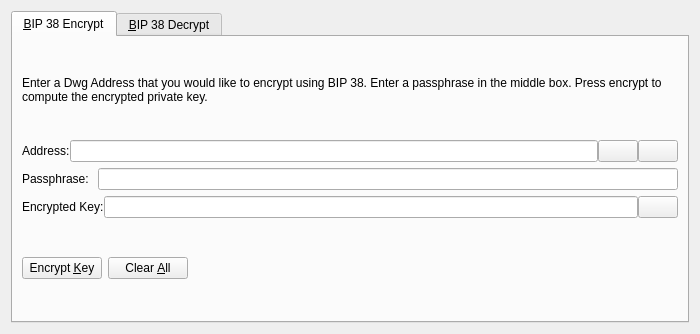
<?xml version="1.0" encoding="UTF-8"?>
<ui version="4.0">
 <class>Bip38ToolDialog</class>
 <widget class="QDialog" name="Bip38ToolDialog">
  <property name="geometry">
   <rect>
    <x>0</x>
    <y>0</y>
    <width>700</width>
    <height>334</height>
   </rect>
  </property>
  <property name="windowTitle">
   <string>BIP 38 Tool</string>
  </property>
  <property name="modal">
   <bool>true</bool>
  </property>
  <layout class="QVBoxLayout" name="verticalLayout">
   <item>
    <widget class="QTabWidget" name="tabWidget">
     <property name="currentIndex">
      <number>0</number>
     </property>
     <widget class="QWidget" name="tabBip38Encrypt">
      <attribute name="title">
       <string>&amp;BIP 38 Encrypt</string>
      </attribute>
      <layout class="QVBoxLayout" name="verticalLayout_SM">
       <item>
        <widget class="QLabel" name="infoLabel_ENC">
         <property name="text">
          <string>Enter a Dwg Address that you would like to encrypt using BIP 38. Enter a passphrase in the middle box. Press encrypt to compute the encrypted private key.</string>
         </property>
         <property name="textFormat">
          <enum>Qt::PlainText</enum>
         </property>
         <property name="wordWrap">
          <bool>true</bool>
         </property>
        </widget>
       </item>
       <item>
        <layout class="QHBoxLayout" name="horizontalLayout_1_ENC">
         <property name="spacing">
          <number>0</number>
         </property>
         <item>
          <widget class="QLabel" name="label_5">
           <property name="text">
            <string>Address:</string>
           </property>
          </widget>
         </item>
         <item>
          <widget class="QValidatedLineEdit" name="addressIn_ENC">
           <property name="toolTip">
            <string>The DWG address to sign the message with</string>
           </property>
          </widget>
         </item>
         <item>
          <widget class="QPushButton" name="addressBookButton_ENC">
           <property name="toolTip">
            <string>Choose previously used address</string>
           </property>
           <property name="text">
            <string/>
           </property>
           <property name="icon">
            <iconset resource="../dwg.qrc">
             <normaloff>:/icons/address-book</normaloff>:/icons/address-book</iconset>
           </property>
           <property name="shortcut">
            <string>Alt+A</string>
           </property>
           <property name="autoDefault">
            <bool>false</bool>
           </property>
          </widget>
         </item>
         <item>
          <widget class="QPushButton" name="pasteButton_ENC">
           <property name="toolTip">
            <string>Paste address from clipboard</string>
           </property>
           <property name="text">
            <string/>
           </property>
           <property name="icon">
            <iconset resource="../dwg.qrc">
             <normaloff>:/icons/editpaste</normaloff>:/icons/editpaste</iconset>
           </property>
           <property name="shortcut">
            <string>Alt+P</string>
           </property>
           <property name="autoDefault">
            <bool>false</bool>
           </property>
          </widget>
         </item>
        </layout>
       </item>
       <item>
        <layout class="QHBoxLayout" name="horizontalLayout_5">
         <item>
          <widget class="QLabel" name="label_6">
           <property name="text">
            <string>Passphrase: </string>
           </property>
          </widget>
         </item>
         <item>
          <widget class="QLineEdit" name="passphraseIn_ENC">
           <property name="echoMode">
            <enum>QLineEdit::Password</enum>
           </property>
          </widget>
         </item>
        </layout>
       </item>
       <item>
        <layout class="QHBoxLayout" name="horizontalLayout_2_ENC">
         <property name="spacing">
          <number>0</number>
         </property>
         <item>
          <widget class="QLabel" name="encryptedKeyLabel_ENC">
           <property name="text">
            <string>Encrypted Key:</string>
           </property>
           <property name="textFormat">
            <enum>Qt::PlainText</enum>
           </property>
          </widget>
         </item>
         <item>
          <widget class="QLineEdit" name="encryptedKeyOut_ENC">
           <property name="font">
            <font>
             <italic>true</italic>
            </font>
           </property>
           <property name="readOnly">
            <bool>true</bool>
           </property>
          </widget>
         </item>
         <item>
          <widget class="QPushButton" name="copyKeyButton_ENC">
           <property name="toolTip">
            <string>Copy the current signature to the system clipboard</string>
           </property>
           <property name="text">
            <string/>
           </property>
           <property name="icon">
            <iconset resource="../dwg.qrc">
             <normaloff>:/icons/editcopy</normaloff>:/icons/editcopy</iconset>
           </property>
           <property name="autoDefault">
            <bool>false</bool>
           </property>
          </widget>
         </item>
        </layout>
       </item>
       <item>
        <layout class="QHBoxLayout" name="horizontalLayout_3_ENC">
         <item>
          <widget class="QPushButton" name="encryptKeyButton_ENC">
           <property name="toolTip">
            <string>Sign the message to prove you own this DWG address</string>
           </property>
           <property name="text">
            <string>Encrypt &amp;Key</string>
           </property>
           <property name="icon">
            <iconset resource="../dwg.qrc">
             <normaloff>:/icons/edit</normaloff>:/icons/edit</iconset>
           </property>
           <property name="autoDefault">
            <bool>false</bool>
           </property>
          </widget>
         </item>
         <item>
          <widget class="QPushButton" name="clearButton_ENC">
           <property name="toolTip">
            <string>Reset all sign message fields</string>
           </property>
           <property name="text">
            <string>Clear &amp;All</string>
           </property>
           <property name="icon">
            <iconset resource="../dwg.qrc">
             <normaloff>:/icons/remove</normaloff>:/icons/remove</iconset>
           </property>
           <property name="autoDefault">
            <bool>false</bool>
           </property>
          </widget>
         </item>
         <item>
          <spacer name="horizontalSpacer_1_ENC">
           <property name="orientation">
            <enum>Qt::Horizontal</enum>
           </property>
           <property name="sizeHint" stdset="0">
            <size>
             <width>40</width>
             <height>48</height>
            </size>
           </property>
          </spacer>
         </item>
         <item>
          <widget class="QLabel" name="statusLabel_ENC">
           <property name="font">
            <font>
             <weight>75</weight>
             <bold>true</bold>
            </font>
           </property>
           <property name="text">
            <string/>
           </property>
           <property name="wordWrap">
            <bool>true</bool>
           </property>
          </widget>
         </item>
         <item>
          <spacer name="horizontalSpacer_2_ENC">
           <property name="orientation">
            <enum>Qt::Horizontal</enum>
           </property>
           <property name="sizeHint" stdset="0">
            <size>
             <width>40</width>
             <height>48</height>
            </size>
           </property>
          </spacer>
         </item>
        </layout>
       </item>
      </layout>
     </widget>
     <widget class="QWidget" name="tabBip38Decrypt">
      <attribute name="title">
       <string>&amp;BIP 38 Decrypt</string>
      </attribute>
      <layout class="QVBoxLayout" name="verticalLayout_VM">
       <item>
        <widget class="QLabel" name="infoLabel_DEC">
         <property name="text">
          <string>Enter the BIP 38 encrypted private key. Enter the passphrase in the middle box. Click Decrypt Key to compute the private key. After the key is decrypted, clicking 'Import Address' will add this private key to the wallet.</string>
         </property>
         <property name="textFormat">
          <enum>Qt::PlainText</enum>
         </property>
         <property name="alignment">
          <set>Qt::AlignLeading|Qt::AlignLeft|Qt::AlignTop</set>
         </property>
         <property name="wordWrap">
          <bool>true</bool>
         </property>
        </widget>
       </item>
       <item>
        <layout class="QHBoxLayout" name="horizontalLayout_3">
         <item>
          <widget class="QLabel" name="label_2">
           <property name="text">
            <string>Encrypted Key:</string>
           </property>
          </widget>
         </item>
         <item>
          <widget class="QValidatedLineEdit" name="encryptedKeyIn_DEC">
           <property name="toolTip">
            <string>The DWG address the message was signed with</string>
           </property>
          </widget>
         </item>
        </layout>
       </item>
       <item>
        <layout class="QHBoxLayout" name="horizontalLayout">
         <item>
          <widget class="QLabel" name="label">
           <property name="text">
            <string>Passphrase: </string>
           </property>
          </widget>
         </item>
         <item>
          <widget class="QLineEdit" name="passphraseIn_DEC">
           <property name="echoMode">
            <enum>QLineEdit::Password</enum>
           </property>
          </widget>
         </item>
        </layout>
       </item>
       <item>
        <layout class="QHBoxLayout" name="horizontalLayout_2_DEC">
         <item>
          <widget class="QPushButton" name="decryptKeyButton_DEC">
           <property name="toolTip">
            <string>Verify the message to ensure it was signed with the specified DWG address</string>
           </property>
           <property name="text">
            <string>Decrypt &amp;Key</string>
           </property>
           <property name="icon">
            <iconset resource="../dwg.qrc">
             <normaloff>:/icons/transaction_0</normaloff>:/icons/transaction_0</iconset>
           </property>
           <property name="autoDefault">
            <bool>false</bool>
           </property>
          </widget>
         </item>
         <item>
          <widget class="QPushButton" name="clearButton_DEC">
           <property name="toolTip">
            <string>Reset all verify message fields</string>
           </property>
           <property name="text">
            <string>Clear &amp;All</string>
           </property>
           <property name="icon">
            <iconset resource="../dwg.qrc">
             <normaloff>:/icons/remove</normaloff>:/icons/remove</iconset>
           </property>
           <property name="autoDefault">
            <bool>false</bool>
           </property>
          </widget>
         </item>
         <item>
          <spacer name="horizontalSpacer_1_DEC">
           <property name="orientation">
            <enum>Qt::Horizontal</enum>
           </property>
           <property name="sizeHint" stdset="0">
            <size>
             <width>40</width>
             <height>48</height>
            </size>
           </property>
          </spacer>
         </item>
         <item>
          <widget class="QLabel" name="statusLabel_DEC">
           <property name="font">
            <font>
             <weight>75</weight>
             <bold>true</bold>
            </font>
           </property>
           <property name="text">
            <string/>
           </property>
           <property name="wordWrap">
            <bool>true</bool>
           </property>
          </widget>
         </item>
         <item>
          <spacer name="horizontalSpacer_2_DEC">
           <property name="orientation">
            <enum>Qt::Horizontal</enum>
           </property>
           <property name="sizeHint" stdset="0">
            <size>
             <width>40</width>
             <height>48</height>
            </size>
           </property>
          </spacer>
         </item>
        </layout>
       </item>
       <item>
        <layout class="QHBoxLayout" name="horizontalLayout_2">
         <item>
          <widget class="QLabel" name="label_3">
           <property name="text">
            <string>Decrypted Key:</string>
           </property>
          </widget>
         </item>
         <item>
          <widget class="QValidatedLineEdit" name="decryptedKeyOut_DEC"/>
         </item>
        </layout>
       </item>
       <item>
        <layout class="QHBoxLayout" name="horizontalLayout_4">
         <item>
          <widget class="QPushButton" name="importAddressButton_DEC">
           <property name="text">
            <string>Import Address</string>
           </property>
          </widget>
         </item>
         <item>
          <widget class="QLabel" name="label_4">
           <property name="text">
            <string>Address:</string>
           </property>
          </widget>
         </item>
         <item>
          <widget class="QLineEdit" name="addressOut_DEC"/>
         </item>
        </layout>
       </item>
      </layout>
     </widget>
    </widget>
   </item>
  </layout>
 </widget>
 <customwidgets>
  <customwidget>
   <class>QValidatedLineEdit</class>
   <extends>QLineEdit</extends>
   <header>qvalidatedlineedit.h</header>
  </customwidget>
 </customwidgets>
 <resources>
  <include location="../dwg.qrc"/>
 </resources>
 <connections/>
</ui>
